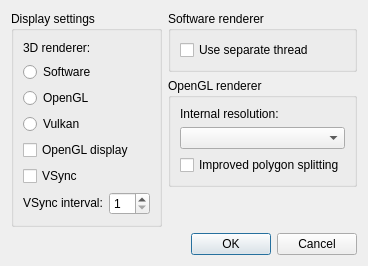
<?xml version="1.0" encoding="UTF-8"?>
<ui version="4.0">
 <class>VideoSettingsDialog</class>
 <widget class="QDialog" name="VideoSettingsDialog">
  <property name="geometry">
   <rect>
    <x>0</x>
    <y>0</y>
    <width>482</width>
    <height>244</height>
   </rect>
  </property>
  <property name="sizePolicy">
   <sizepolicy hsizetype="Fixed" vsizetype="Fixed">
    <horstretch>0</horstretch>
    <verstretch>0</verstretch>
   </sizepolicy>
  </property>
  <property name="windowTitle">
   <string>Video settings - melonDS</string>
  </property>
  <layout class="QGridLayout" name="gridLayout">
   <property name="sizeConstraint">
    <enum>QLayout::SetFixedSize</enum>
   </property>
   <item row="1" column="1">
    <widget class="QGroupBox" name="groupBox_3">
     <property name="title">
      <string>OpenGL renderer</string>
     </property>
     <layout class="QGridLayout" name="gridLayout_4">
      <item row="0" column="0">
       <widget class="QLabel" name="label_3">
        <property name="text">
         <string>Internal resolution:</string>
        </property>
       </widget>
      </item>
      <item row="1" column="0">
       <widget class="QComboBox" name="cbxGLResolution">
        <property name="whatsThis">
         <string>&lt;html&gt;&lt;head/&gt;&lt;body&gt;&lt;p&gt;The resolution at which the 3D graphics will be rendered. Higher resolutions improve graphics quality when the main window is enlarged, but may also cause glitches.&lt;/p&gt;&lt;/body&gt;&lt;/html&gt;</string>
        </property>
       </widget>
      </item>
      <item row="2" column="0">
       <widget class="QCheckBox" name="cbBetterPolygons">
        <property name="whatsThis">
         <string>&lt;html&gt;&lt;head/&gt;&lt;body&gt;&lt;p&gt;Enabling this may help reduce distortion on quads and more complex polygons, but may also reduce performance.&lt;/p&gt;&lt;/body&gt;&lt;/html&gt;</string>
        </property>
        <property name="text">
         <string>Improved polygon splitting</string>
        </property>
       </widget>
      </item>
     </layout>
    </widget>
   </item>
   <item row="0" column="1">
    <widget class="QGroupBox" name="groupBox_2">
     <property name="title">
      <string>Software renderer</string>
     </property>
     <layout class="QGridLayout" name="gridLayout_3">
      <item row="0" column="0">
       <widget class="QCheckBox" name="cbSoftwareThreaded">
        <property name="whatsThis">
         <string>&lt;html&gt;&lt;head/&gt;&lt;body&gt;&lt;p&gt;Run the software renderer on a separate thread. Yields better performance on multi-core CPUs.&lt;/p&gt;&lt;/body&gt;&lt;/html&gt;</string>
        </property>
        <property name="text">
         <string>Use separate thread</string>
        </property>
       </widget>
      </item>
     </layout>
    </widget>
   </item>
   <item row="4" column="0" colspan="2">
    <widget class="QDialogButtonBox" name="buttonBox">
     <property name="orientation">
      <enum>Qt::Horizontal</enum>
     </property>
     <property name="standardButtons">
      <set>QDialogButtonBox::Cancel|QDialogButtonBox::Ok</set>
     </property>
    </widget>
   </item>
   <item row="2" column="1">
    <spacer name="verticalSpacer_2">
     <property name="orientation">
      <enum>Qt::Vertical</enum>
     </property>
     <property name="sizeHint" stdset="0">
      <size>
       <width>20</width>
       <height>40</height>
      </size>
     </property>
    </spacer>
   </item>
   <item row="0" column="0" rowspan="3">
    <widget class="QGroupBox" name="groupBox">
     <property name="title">
      <string>Display settings</string>
     </property>
     <layout class="QGridLayout" name="gridLayout_2">
      <item row="6" column="0">
       <widget class="QLabel" name="label_2">
        <property name="sizePolicy">
         <sizepolicy hsizetype="Fixed" vsizetype="Fixed">
          <horstretch>0</horstretch>
          <verstretch>0</verstretch>
         </sizepolicy>
        </property>
        <property name="whatsThis">
         <string>&lt;html&gt;&lt;head/&gt;&lt;body&gt;&lt;p&gt;The interval at which to synchronize to the monitor's refresh rate. Set to 1 for a 60Hz monitor, 2 for 120Hz, ...&lt;/p&gt;&lt;/body&gt;&lt;/html&gt;</string>
        </property>
        <property name="text">
         <string>VSync interval:</string>
        </property>
       </widget>
      </item>
      <item row="6" column="1">
       <widget class="QSpinBox" name="sbVSyncInterval">
        <property name="whatsThis">
         <string>&lt;html&gt;&lt;head/&gt;&lt;body&gt;&lt;p&gt;The interval at which to synchronize to the monitor's refresh rate. Set to 1 for a 60Hz monitor, 2 for 120Hz, ...&lt;/p&gt;&lt;/body&gt;&lt;/html&gt;</string>
        </property>
        <property name="minimum">
         <number>1</number>
        </property>
        <property name="maximum">
         <number>20</number>
        </property>
       </widget>
      </item>
      <item row="4" column="0" colspan="2">
       <widget class="QCheckBox" name="cbGLDisplay">
        <property name="whatsThis">
         <string>&lt;html&gt;&lt;head/&gt;&lt;body&gt;&lt;p&gt;Use OpenGL to draw the DS screens to the main window. May result in better frame pacing. Mandatory when using the OpenGL 3D renderer.&lt;/p&gt;&lt;/body&gt;&lt;/html&gt;</string>
        </property>
        <property name="text">
         <string>OpenGL display</string>
        </property>
       </widget>
      </item>
      <item row="5" column="0" colspan="2">
       <widget class="QCheckBox" name="cbVSync">
        <property name="whatsThis">
         <string>&lt;html&gt;&lt;head/&gt;&lt;body&gt;&lt;p&gt;When using OpenGL, synchronize the video output to your monitor's refresh rate.&lt;/p&gt;&lt;/body&gt;&lt;/html&gt;</string>
        </property>
        <property name="text">
         <string>VSync</string>
        </property>
       </widget>
      </item>
      <item row="3" column="0" colspan="2">
       <spacer name="verticalSpacer">
        <property name="orientation">
         <enum>Qt::Vertical</enum>
        </property>
        <property name="sizeType">
         <enum>QSizePolicy::Fixed</enum>
        </property>
        <property name="sizeHint" stdset="0">
         <size>
          <width>20</width>
          <height>20</height>
         </size>
        </property>
       </spacer>
      </item>
      <item row="3" column="0" colspan="2">
       <widget class="QRadioButton" name="rb3DVulkan">
        <property name="whatsThis">
         <string>&lt;html&gt;&lt;head/&gt;&lt;body&gt;&lt;p&gt;Highly Experimental Vulkan renderer&lt;/p&gt;&lt;/body&gt;&lt;/html&gt;</string>
        </property>
        <property name="text">
         <string>Vulkan</string>
        </property>
       </widget>
      </item>
      <item row="2" column="0" colspan="2">
       <widget class="QRadioButton" name="rb3DOpenGL">
        <property name="whatsThis">
         <string>&lt;html&gt;&lt;head/&gt;&lt;body&gt;&lt;p&gt;The OpenGL renderer may be faster than software and supports graphical enhancements, but is more prone to glitches.&lt;/p&gt;&lt;/body&gt;&lt;/html&gt;</string>
        </property>
        <property name="text">
         <string>OpenGL</string>
        </property>
       </widget>
      </item>
      <item row="1" column="0" colspan="2">
       <widget class="QRadioButton" name="rb3DSoftware">
        <property name="whatsThis">
         <string>&lt;html&gt;&lt;head/&gt;&lt;body&gt;&lt;p&gt;The software renderer is more accurate and less prone to rendering glitches, but requires more CPU power.&lt;/p&gt;&lt;/body&gt;&lt;/html&gt;</string>
        </property>
        <property name="text">
         <string>Software</string>
        </property>
       </widget>
      </item>
      <item row="0" column="0" colspan="2">
       <widget class="QLabel" name="label">
        <property name="text">
         <string>3D renderer:</string>
        </property>
       </widget>
      </item>
     </layout>
    </widget>
   </item>
  </layout>
 </widget>
 <resources/>
 <connections>
  <connection>
   <sender>buttonBox</sender>
   <signal>accepted()</signal>
   <receiver>VideoSettingsDialog</receiver>
   <slot>accept()</slot>
   <hints>
    <hint type="sourcelabel">
     <x>248</x>
     <y>254</y>
    </hint>
    <hint type="destinationlabel">
     <x>157</x>
     <y>274</y>
    </hint>
   </hints>
  </connection>
  <connection>
   <sender>buttonBox</sender>
   <signal>rejected()</signal>
   <receiver>VideoSettingsDialog</receiver>
   <slot>reject()</slot>
   <hints>
    <hint type="sourcelabel">
     <x>316</x>
     <y>260</y>
    </hint>
    <hint type="destinationlabel">
     <x>286</x>
     <y>274</y>
    </hint>
   </hints>
  </connection>
 </connections>
</ui>
